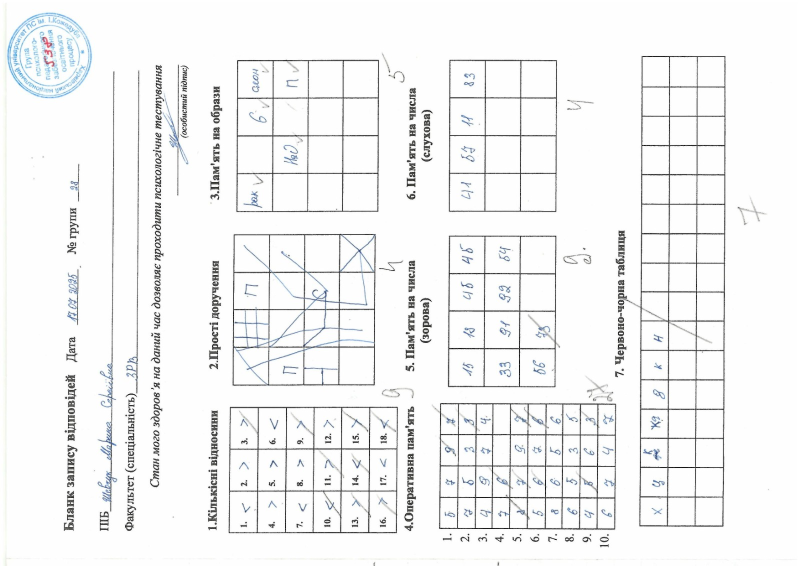
#> input picture test1.jpeg, 1600 x 1131 px (shown at 1/2 size)
$ python modul_v.py
#> lines starting #> are read from the running program, lines starting #| are printed output that depends on the picture; after the words box and inside, x2 and y2 are one past the last pixel; in counts of white or black regions, pixels touching at a corner belong together
import numpy as np
import cv2
import json
import os


class NumberLetterTest:
    def __init__(self, image_path, gradus=90):
        self.image_path = image_path
        self.image = cv2.imread(image_path)
        if self.image is None:
            raise ValueError(f"Не вдалося завантажити зображення: {image_path}")

        self.original_height, self.original_width = self.image.shape[:2]
        self.gradus = gradus
        self.koord_zagal = []

        # Поворот зображення
        self.image, self.rotation_matrix = self._rotate_image(self.image, gradus)
        self.new_height, self.new_width = self.image.shape[:2]

    def _rotate_image(self, image, angle):
        """Поворот без обрізання"""
        height, width = image.shape[:2]
        center = (width // 2, height // 2)

        angle_rad = np.deg2rad(angle)
        cos_a = abs(np.cos(angle_rad))
        sin_a = abs(np.sin(angle_rad))

        new_width = int(height * sin_a + width * cos_a)
        new_height = int(height * cos_a + width * sin_a)

        rotation_matrix = cv2.getRotationMatrix2D(center, angle, 1.0)

        tx = (new_width - width) // 2
        ty = (new_height - height) // 2
        rotation_matrix[0, 2] += tx
        rotation_matrix[1, 2] += ty

        rotated = cv2.warpAffine(
            image,
            rotation_matrix,
            (new_width, new_height),
            flags=cv2.INTER_LINEAR,
            borderMode=cv2.BORDER_CONSTANT,
            borderValue=(255, 255, 255)
        )

        return rotated, rotation_matrix

    def detect_cells(self, table_region=None, min_area=500, max_area=20000):
        """
        Виявлення клітинок таблиці через знаходження контурів.
        Повертає список {id, x, y, w, h}
        """
        # Область пошуку
        if table_region:
            x1, y1, x2, y2 = table_region
            roi = self.image[y1:y2, x1:x2]
            offset_x, offset_y = x1, y1
        else:
            roi = self.image.copy()
            offset_x, offset_y = 0, 0

        # Підготовка зображення
        gray = cv2.cvtColor(roi, cv2.COLOR_BGR2GRAY)

        # Бінаризація - інвертуємо, щоб лінії були білими
        _, binary = cv2.threshold(gray, 180, 255, cv2.THRESH_BINARY_INV)

        # Морфологія для видалення шуму і з'єднання ліній
        kernel = np.ones((3, 3), np.uint8)
        binary = cv2.morphologyEx(binary, cv2.MORPH_CLOSE, kernel, iterations=2)

        # Знаходимо всі контури
        contours, hierarchy = cv2.findContours(binary, cv2.RETR_TREE, cv2.CHAIN_APPROX_SIMPLE)

        cells = []
        for i, cnt in enumerate(contours):
            area = cv2.contourArea(cnt)
            x, y, w, h = cv2.boundingRect(cnt)

            # Фільтри за розміром і формою
            if min_area < area < max_area and w > 20 and h > 20:
                aspect_ratio = w / float(h)
                # Пропускаємо занадто витягнуті прямокутники (лінії)
                if 0.2 < aspect_ratio < 5.0:
                    cells.append({
                        'id': 0,  # тимчасове значення
                        'x': x + offset_x,
                        'y': y + offset_y,
                        'w': w,
                        'h': h
                    })

        # Сортування: зверху вниз, зліва направо
        cells.sort(key=lambda c: (c['y'], c['x']))

        # Перенумерація
        for i, cell in enumerate(cells, 1):
            cell['id'] = i

        self.koord_zagal = cells
        return cells

    def detect_by_lines(self, table_region=None, min_cell_size=30):
        """
        Альтернативний метод - через лінії таблиці.
        Краще працює для чітких таблиць.
        """
        if table_region:
            x1, y1, x2, y2 = table_region
            roi = self.image[y1:y2, x1:x2]
            offset_x, offset_y = x1, y1
        else:
            roi = self.image.copy()
            offset_x, offset_y = 0, 0

        gray = cv2.cvtColor(roi, cv2.COLOR_BGR2GRAY)
        _, binary = cv2.threshold(gray, 200, 255, cv2.THRESH_BINARY_INV)

        # Виділяємо горизонтальні лінії
        horizontal_kernel = cv2.getStructuringElement(cv2.MORPH_RECT, (40, 1))
        horizontal = cv2.morphologyEx(binary, cv2.MORPH_OPEN, horizontal_kernel, iterations=2)

        # Виділяємо вертикальні лінії
        vertical_kernel = cv2.getStructuringElement(cv2.MORPH_RECT, (1, 40))
        vertical = cv2.morphologyEx(binary, cv2.MORPH_OPEN, vertical_kernel, iterations=2)

        # Об'єднуємо
        table_structure = cv2.addWeighted(horizontal, 0.5, vertical, 0.5, 0.0)
        _, table_structure = cv2.threshold(table_structure, 50, 255, cv2.THRESH_BINARY)

        # Знаходимо перетини (клітинки)
        contours, _ = cv2.findContours(table_structure, cv2.RETR_TREE, cv2.CHAIN_APPROX_SIMPLE)

        cells = []
        for cnt in contours:
            x, y, w, h = cv2.boundingRect(cnt)

            if w > min_cell_size and h > min_cell_size and w < 300 and h < 300:
                # Перевіряємо, що це не лінія
                if w / h > 0.3 and h / w > 0.3:
                    cells.append({
                        'id': 0,
                        'x': x + offset_x,
                        'y': y + offset_y,
                        'w': w,
                        'h': h
                    })

        # Сортування і нумерація
        cells.sort(key=lambda c: (c['y'], c['x']))
        for i, cell in enumerate(cells, 1):
            cell['id'] = i

        self.koord_zagal = cells
        return cells

    def process(self, method='contours', table_region=None, **kwargs):
        """
        Головний метод обробки.
        method: 'contours' або 'lines'
        """
        if method == 'contours':
            return self.detect_cells(table_region=table_region, **kwargs)
        elif method == 'lines':
            return self.detect_by_lines(table_region=table_region, **kwargs)
        else:
            raise ValueError("method має бути 'contours' або 'lines'")

    def save_to_json(self, output_path="coordinates_output.json"):
        """Збереження у форматі data_for_team.json"""
        with open(output_path, 'w', encoding='utf-8') as f:
            json.dump(self.koord_zagal, f, indent=4, ensure_ascii=False)
        print(f"Збережено {len(self.koord_zagal)} об'єктів у {output_path}")
        return output_path

    def save_rotated_image(self, output_path="rotated.jpg"):
        cv2.imwrite(output_path, self.image)
        print(f"Зображення збережено: {output_path}")
        return output_path

    def visualize(self, output_name="result.jpg", show_ids=True):
        vis = self.image.copy()
        for obj in self.koord_zagal:
            x, y, w, h = obj['x'], obj['y'], obj['w'], obj['h']
            cv2.rectangle(vis, (x, y), (x + w, y + h), (0, 255, 0), 2)
            if show_ids:
                cv2.putText(vis, str(obj['id']), (x + 5, y + 20),
                            cv2.FONT_HERSHEY_SIMPLEX, 0.5, (0, 0, 255), 2)
        cv2.imwrite(output_name, vis)
        print(f"Візуалізацію збережено: {output_name}")
        return vis


# --- ГОЛОВНИЙ БЛОК ---

if __name__ == "__main__":
    # Шлях до фото (змініть на свій)
    PHOTO_PATH = "test1.jpeg"  # або повний шлях

    # Перевірка
    if not os.path.exists(PHOTO_PATH):
        print(f"ПОМИЛКА: Файл не знайдено: {PHOTO_PATH}")
        print(f"Поточна папка: {os.getcwd()}")
        print(f"Файли: {os.listdir('.')}")
        exit(1)

    # Створюємо об'єкт і повертаємо фото
    test = NumberLetterTest(PHOTO_PATH, gradus=-90)
#> in __init__, self.image is the input picture: shape (1131, 1600, 3); mean B, G, R 243.7, 243.4, 242.9
#> in _rotate_image, `rotated = cv2.warpAffine( image, rotation_matrix, (new_width, new_heig..`:
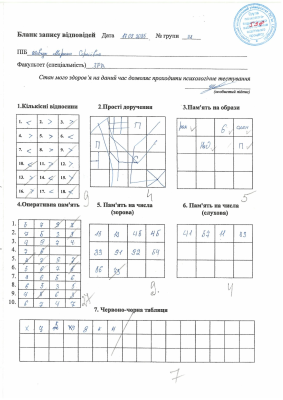
#> rotated: shape (1600, 1131, 3) (shown at 1/4 size); mean B, G, R 243.7, 243.4, 242.9
#> in __init__, `self.image, self.rotation_matrix = self._rotate_image(self.image, grad..`: self.rotation_matrix = [[6.12e-17, -1, 1130], [1, 6.12e-17, -1]]

    print(f"Оригінал: {test.original_width}x{test.original_height}")
#| Оригінал: 1600x1131
    print(f"Після повороту: {test.new_width}x{test.new_height}")
#| Після повороту: 1131x1600

    # Виявляємо клітинки
    print("\n--- Метод contours ---")
    coords = test.process(method='contours', min_area=800, max_area=15000)
#> in detect_cells, `_, binary = cv2.threshold(gray, 180, 255, cv2.THRESH_BINARY_INV)`:
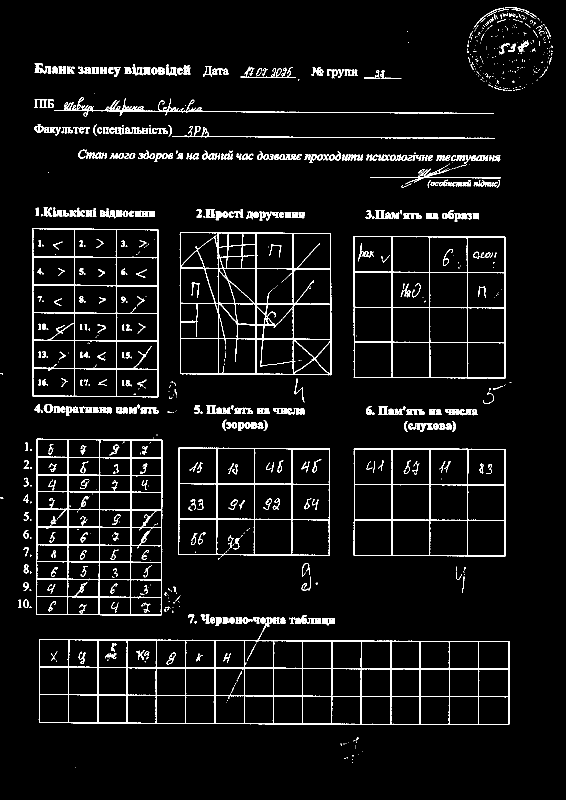
#> binary: shape (1600, 1131) (shown at 1/2 size); 5.6% white in thin lines or dots
#> in detect_cells, `binary = cv2.morphologyEx(binary, cv2.MORPH_CLOSE, kernel, iterations=2)`:
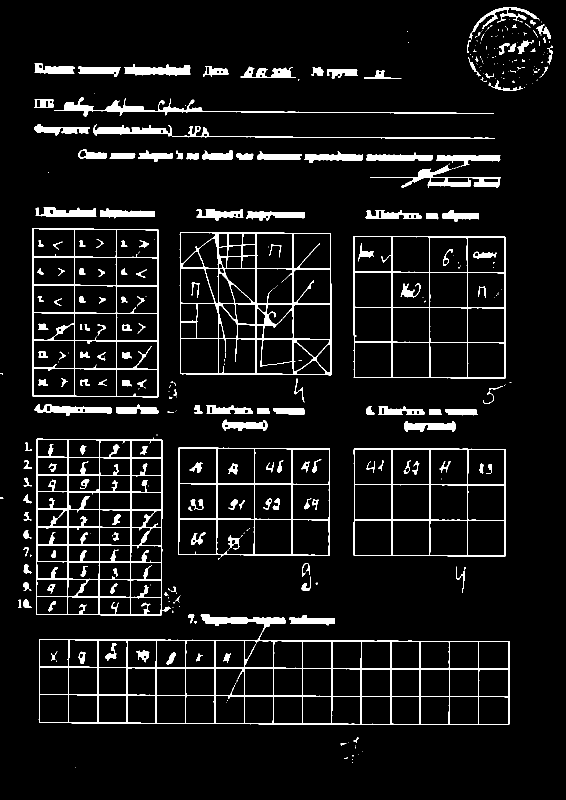
#> binary: shape (1600, 1131) (shown at 1/2 size); 7% white; 381 white regions (198 under 20 px)
#> in detect_cells, `contours, hierarchy = cv2.findContours(binary, cv2.RETR_TREE, cv2.CHAI..`: contours = 626 contours, 213 with area under 20; largest, box (x1, y1, x2, y2) and area: (77, 1265, 1019, 1450) 157298, (72, 875, 342, 1231) 88182, (707, 472, 1012, 757) 85665, (359, 464, 663, 751) 85464, (64, 456, 318, 795) 84238
#> the loop in detect_cells, `for i, cnt in enumerate(contours):` made 626 passes
#> (area, x, y, w, h, aspect_ratio) on passes 14 to 21: (3289.5, 957, 1393, 61, 56, 1.09), (3182.5, 898, 1393, 59, 56, 1.05), (3161.5, 840, 1393, 59, 56, 1.05), (3107.5, 782, 1393, 58, 56, 1.04), (3171.5, 722, 1393, 59, 56, 1.05), (3119, 663, 1393, 59, 56, 1.05), (3116.5, 605, 1392, 58, 56, 1.04), (3129, 547, 1392, 58, 56, 1.04)
#> after the loop in detect_cells, `for i, cnt in enumerate(contours):`: cells = 188 items
#> the loop in detect_cells, `for i, cell in enumerate(cells, 1):` made 188 passes
#> coords = 188 items
    print(f"Знайдено: {len(coords)} клітинок")
#| Знайдено: 188 клітинок

    # Зберігаємо результати
    test.save_to_json("coordinates.json")
#| Збережено 188 об'єктів у coordinates.json
    test.save_rotated_image("rotated.jpg")
    test.visualize("result.jpg")
#> the loop in visualize, `for obj in self.koord_zagal:` made 188 passes
#> obj on passes 27 to 29: {'id': 27, 'x': 708, 'y': 544, 'w': 76, 'h': 71}, {'id': 28, 'x': 784, 'y': 545, 'w': 75, 'h': 70}, {'id': 29, 'x': 859, 'y': 545, 'w': 76, 'h': 71}
#> after the loop in visualize, `for obj in self.koord_zagal:`:
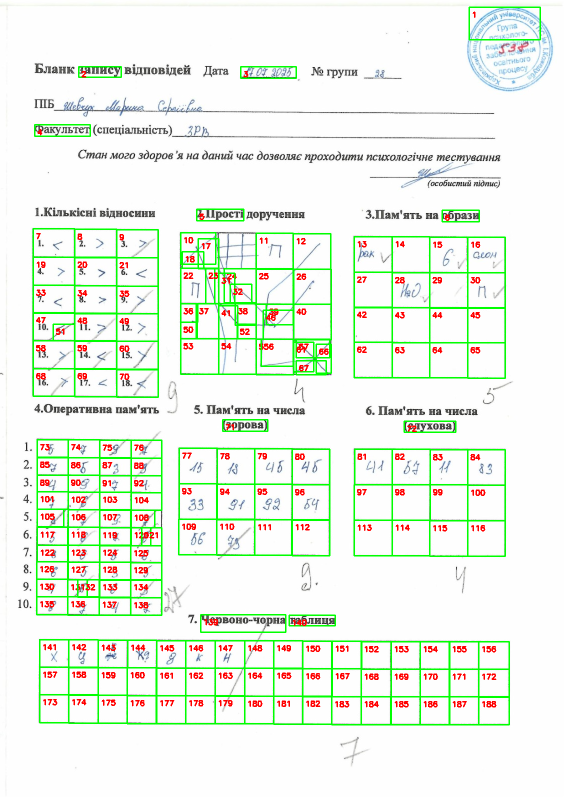
#> vis: shape (1600, 1131, 3) (shown at 1/2 size); 6.67% of pixels changed, all inside (x1, y1, x2, y2) = (65, 13, 1082, 1451)

    # Пробуємо другий метод
    print("\n--- Метод lines ---")
    test2 = NumberLetterTest(PHOTO_PATH, gradus=90)
    coords2 = test2.process(method='lines', min_cell_size=40)
#> in detect_by_lines, `_, binary = cv2.threshold(gray, 200, 255, cv2.THRESH_BINARY_INV)`:
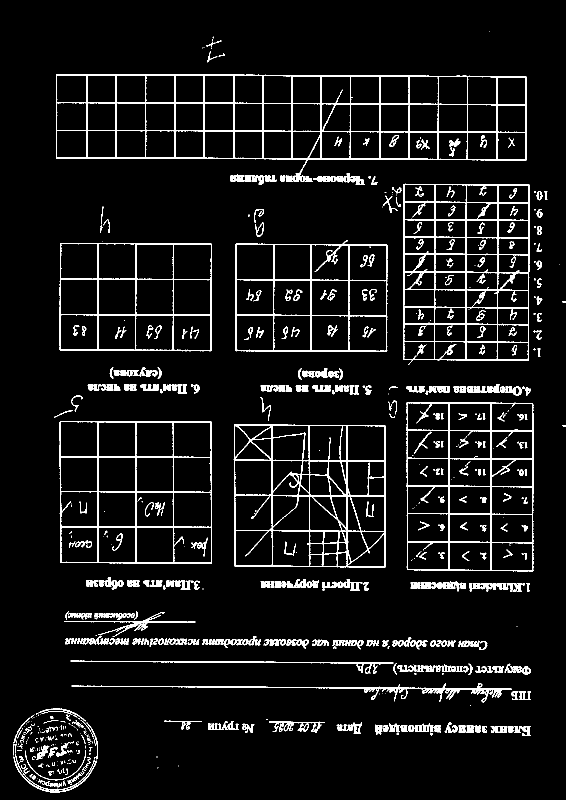
#> binary: shape (1600, 1131) (shown at 1/2 size); 6.5% white in thin lines or dots
#> in detect_by_lines, `_, table_structure = cv2.threshold(table_structure, 50, 255, cv2.THRES..`:
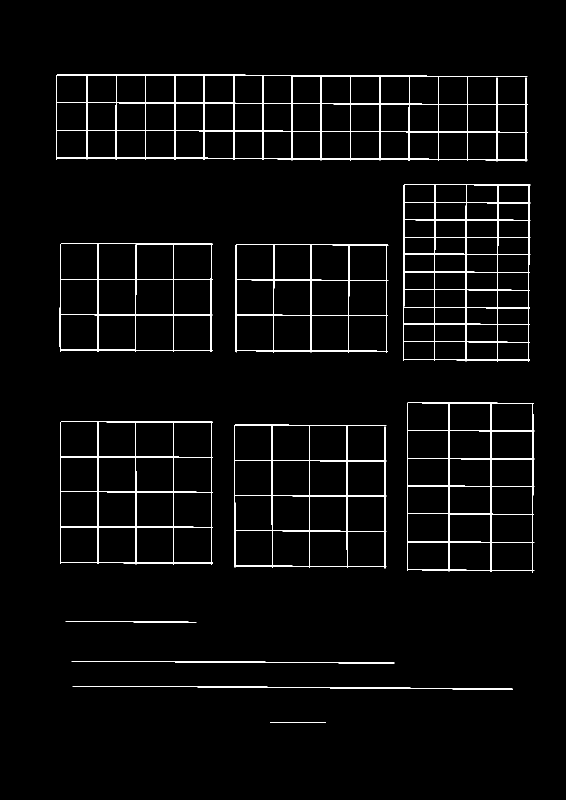
#> table_structure: shape (1600, 1131) (shown at 1/2 size); 2.9% white in thin lines or dots, all inside (x1, y1, x2, y2) = (112, 149, 1069, 1445)
#> the loop in detect_by_lines, `for cnt in contours:` made 170 passes
#> cnt on pass 1: [[540, 1444], [651, 1444]]
#> the loop in detect_by_lines, `for i, cell in enumerate(cells, 1):` made 119 passes
    print(f"Знайдено: {len(coords2)} клітинок")
#| Знайдено: 119 клітинок
    test2.save_to_json("coordinates_lines.json")
#| Збережено 119 об'єктів у coordinates_lines.json
    test2.visualize("result_lines.jpg")
#> call 2 of visualize, with output_name = 'result_lines.jpg', show_ids = True
#> the loop in visualize (call 2), `for obj in self.koord_zagal:` made 119 passes
#> obj on passes 1 to 8: {'id': 1, 'x': 113, 'y': 150, 'w': 61, 'h': 56}, {'id': 2, 'x': 174, 'y': 150, 'w': 59, 'h': 56}, {'id': 3, 'x': 233, 'y': 150, 'w': 58, 'h': 56}, {'id': 4, 'x': 291, 'y': 150, 'w': 58, 'h': 56}, {'id': 5, 'x': 350, 'y': 150, 'w': 58, 'h': 56}, {'id': 6, 'x': 409, 'y': 150, 'w': 59, 'h': 56}, {'id': 7, 'x': 468, 'y': 151, 'w': 58, 'h': 56}, {'id': 8, 'x': 526, 'y': 151, 'w': 58, 'h': 56}
#> after the loop in visualize (call 2), `for obj in self.koord_zagal:`:
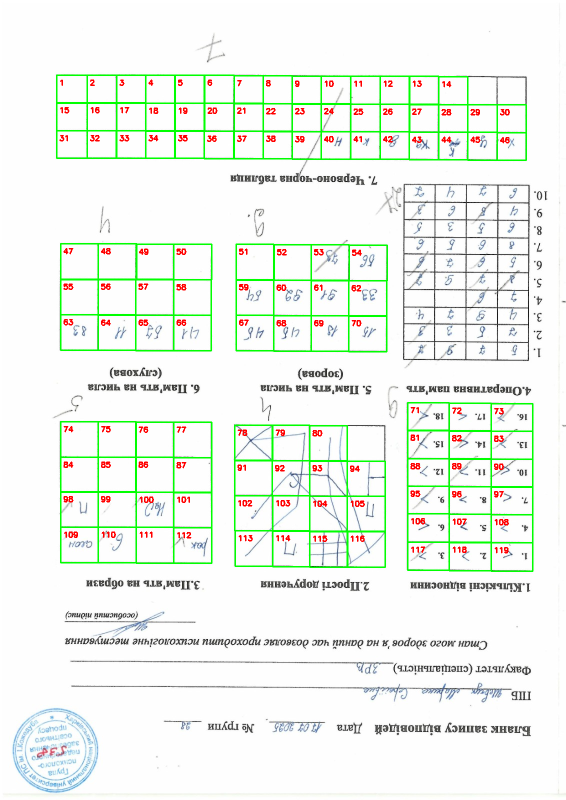
#> vis: shape (1600, 1131, 3) (shown at 1/2 size); mean B, G, R 236.5, 244.8, 238.3

    print("\n--- ГОТОВО ---")
